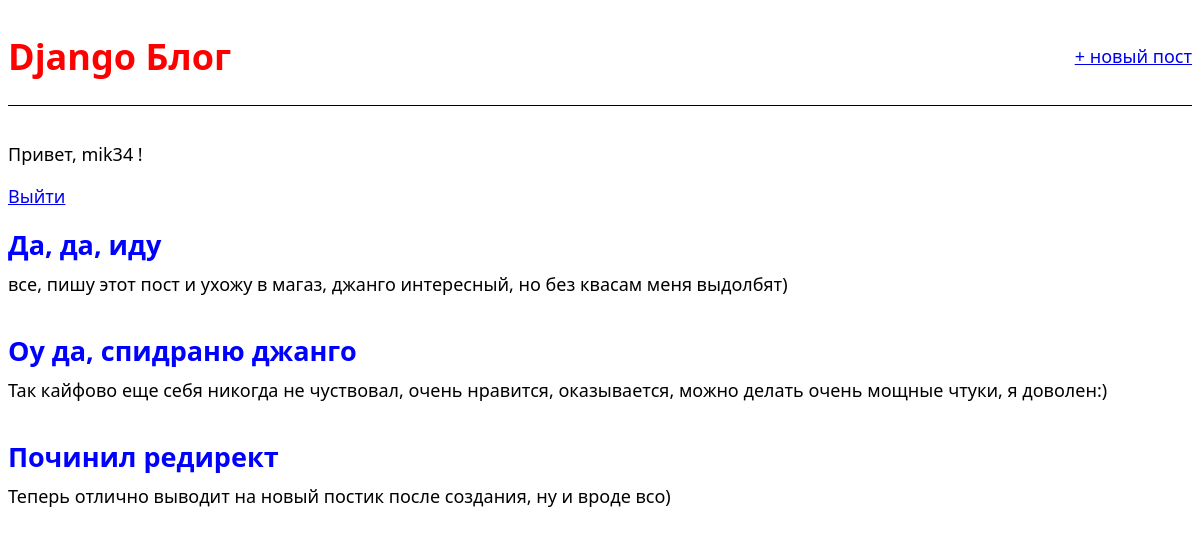
The app's page / (signed in) with its own data.
### blog/models.py (models this page shows, shortened)
class Post(models.Model):
    title = models.CharField(max_length=200)
    author = models.ForeignKey(
        'auth.User',
        on_delete=models.CASCADE,
    )
    body = models.TextField()

### blog/views.py (the view)
@to_path('', name='home')
class BlogListView(ListView, ModelPostView):
    template_name = 'home.html'

### templates/home.html
{% extends 'base.html' %}
{% block content %}
    {% for post in object_list %}
        <article class="post-entry">
            <h2>
                <a href="{% url 'post_detail' post.pk %}">{{ post.title }}</a>
            </h2>
            <p>{{ post.body }}</p>
        </article>
    {% endfor %}
{% endblock %}

### templates/base.html (shortened to what this page needs)
{% load static %}
<!DOCTYPE html>
<html lang="ru">
<head>
    <link rel="stylesheet" type="text/css" href="{% static 'css/base.css' %}">
</head>
<body>
    <header>
        <div class="nav-left">
            <h1><a href="{% url 'home' %}">Django Блог</a></h1>
        </div>
        <div class="nav-right">
            <a href="{% url 'post_new' %}">+ новый пост</a>
        </div>
    </header>
    <main>
        {% if user.is_authenticated %}
            <p>Привет, {{ user.username }} !</p>
            <p><a href="{% url 'logout' %}">Выйти</a></p>
        {% else %}
            <p>Не вошел.</p>
            <p><a href="{% url 'login' %}">Войти</a></p>
        {% endif %}
        {% block content %}
        {% endblock %}
    </main>
</body>
</html>

### static/css/base.css (style rules this page uses)
html { font-family: 'Noto Sans', sans-serif; font-size: 18px; }
header { border-bottom: 1px solid black; margin-bottom: 2rem; display: flex; }
header h1 a { color: red; text-decoration: none; transition: color 0.15s ease-in-out .1s; }
.nav-left { margin-right: auto; }
.nav-right { display: flex; margin-top: 2rem; }
.post-entry { margin-bottom: 2rem; }
.post-entry h2 { margin: 0.5rem 0; }
.post-entry h2 a, .post-entry h2 a:visited { text-decoration: none; color: blue; transition: color 0.15s ease-in-out .1s; }
.post-entry p { font-weight: 400; margin: 0; }

### records on screen
Post: title "Да, да, иду", body "все, пишу этот пост и ухожу в магаз, джанго интересный, но без квасам меня выдолбят)"
Post: title "Оу да, спидраню джанго", body "Так кайфово еще себя никогда не чуствовал, очень нравится, оказывается, можно делать очень мощные чтуки, я доволен:)"
Post: title "Починил редирект", body "Теперь отлично выводит на новый постик после создания, ну и вроде всо)"

### other values on screen
{{ user.username }} "mik34"
